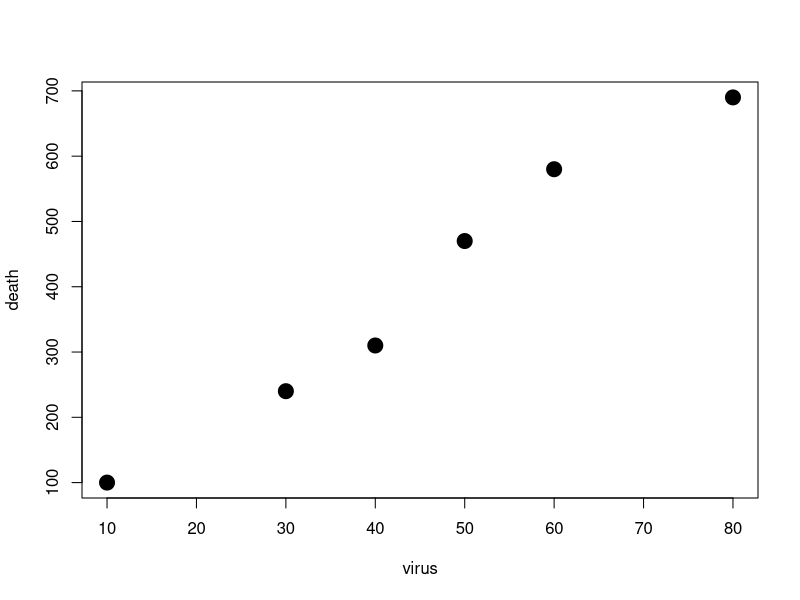
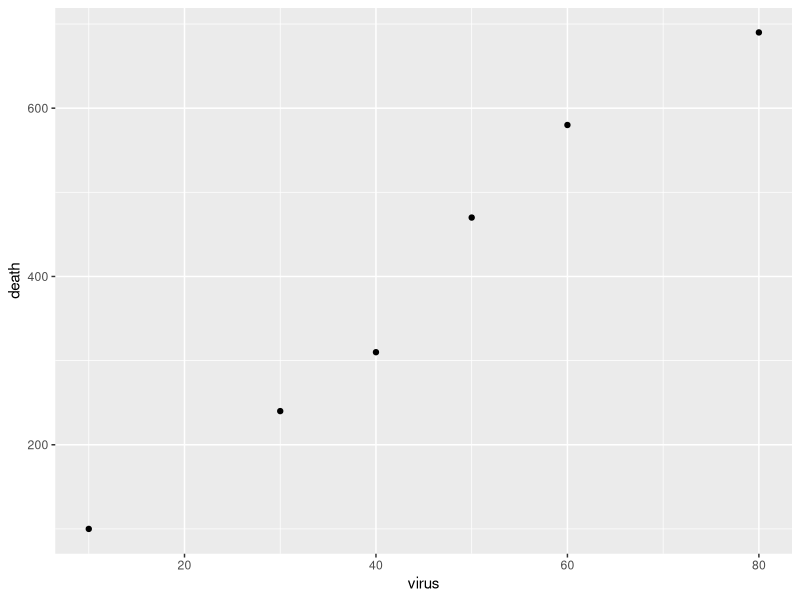
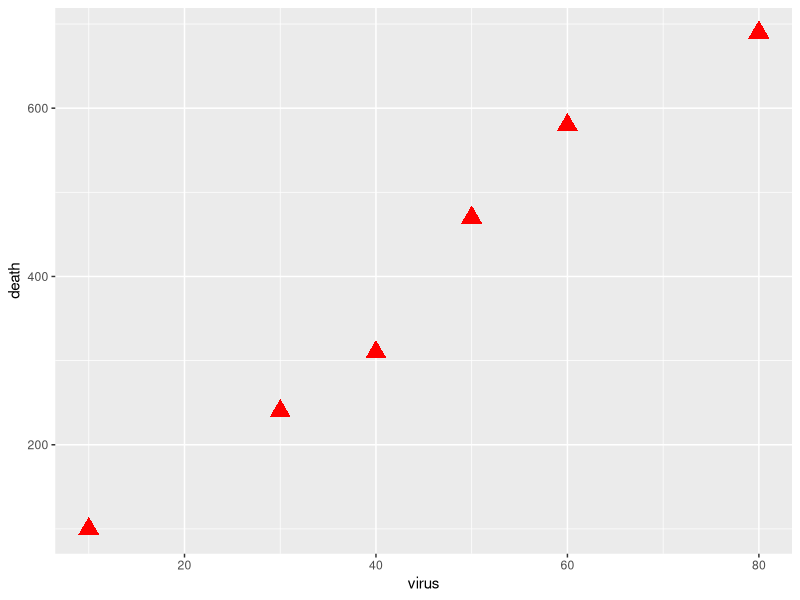
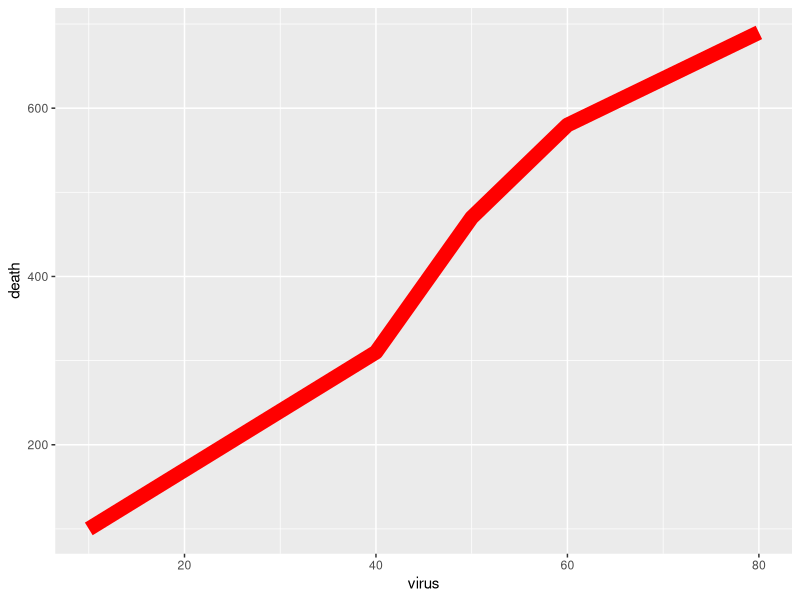
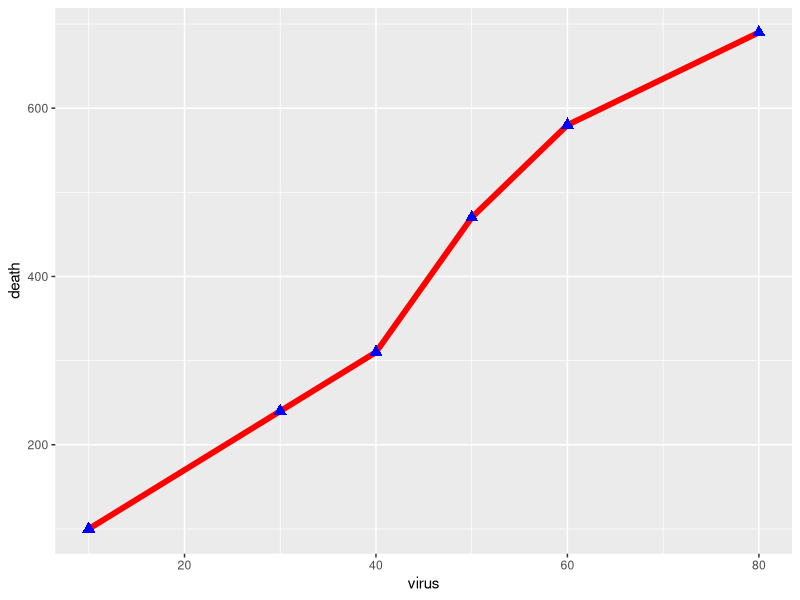
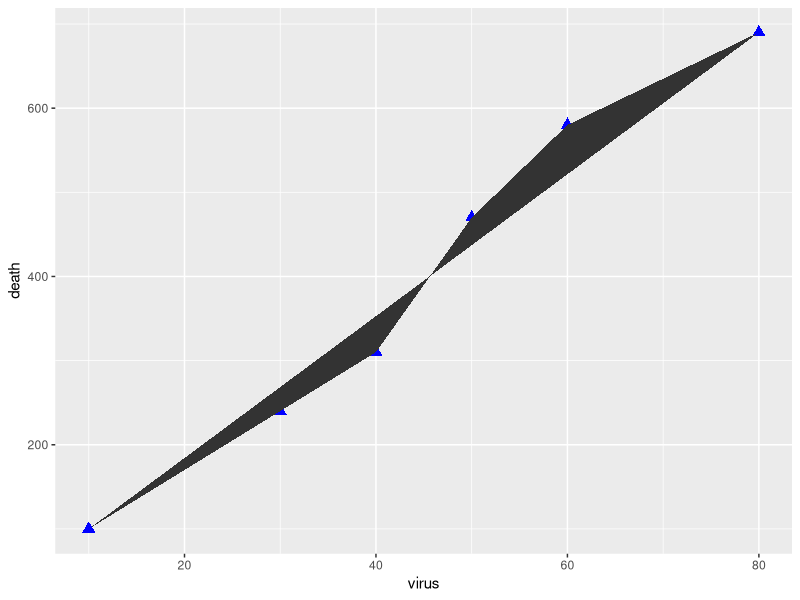

R code for these plots, in order:
# R_code_ggplot2.r

# R code for ggplot2 based graphs

# install ggplot2
install.packages("ggplot2")

library(ggplot2)

# we are going to create a dataframe with two invented variables
virus <- c(10, 30, 40, 50, 60, 80)  # the values are measured virus cases in a certain place
death <- c(100, 240, 310, 470, 580, 690) 
# we have created two arrays

plot(virus, death, pch=19, cex=2) # to see the relationship between them

# to build a table, a dataframe, use the function data.frame naming the columns
data.frame(virus, death) # virus is the first argument, therefore the first column

# we will assign the dataframe to an object
d <- data.frame(virus, death)

# to know the mean amount of virus/death in an area you can use the function summary (univariate statistics)
summary(d)

# we will use the function ggplot(data, aesthetics). The aesthetics are the variables that we want to use. 
#To explain the geometry we want to use (points in this case), there is the function geom_point. In ggplot you can add the function with a +. You prepare the plot, and then you explain the geometry you want to use. 
ggplot(d, aes(x=virus, y=death)) + geom_point()

# you can change the points directly inside the geom_point function
ggplot(d, aes(x=virus, y=death)) + geom_point(size=5, col="red", pch=17)

# if you want to change the points in a line, for instance, you can use the function geom_line
ggplot(d, aes(x=virus, y=death)) + geom_line(size=5, col="red", pch=17)

# you can use several geometries all together, simply putting a + 
ggplot(d, aes(x=virus, y=death)) + geom_line(size=2, col="red") + geom_point(size=3, col="blue", pch=17)

# there is also the function geom_polygon() to use areas
ggplot(d, aes(x=virus, y=death)) + geom_point(size=3, col="blue", pch=17) + geom_polygon()
